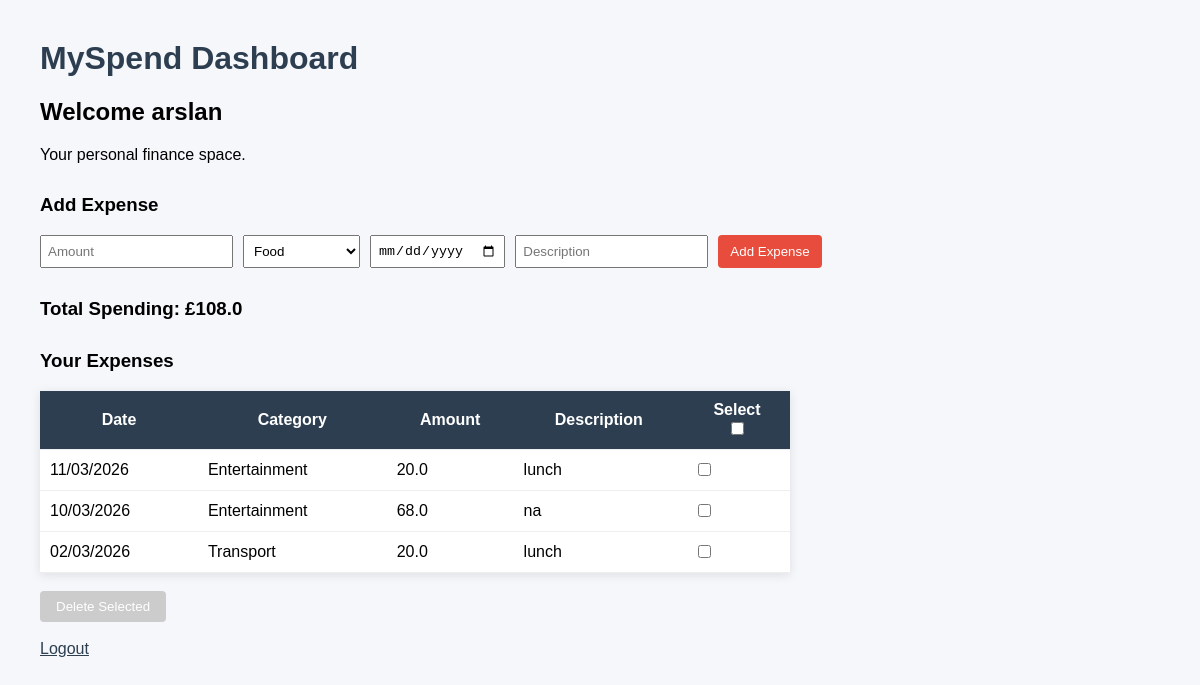
The page /dashboard (signed in) on the database as committed earlier.
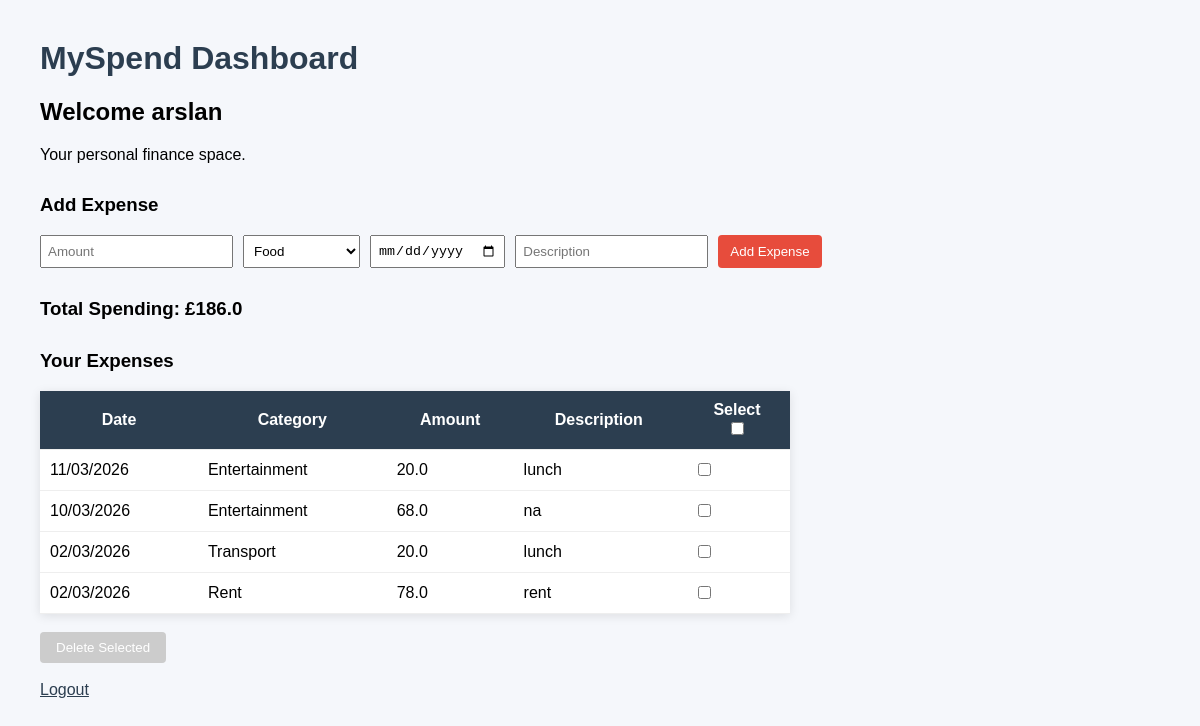
The same page on the database as committed later.
### tables this page shows
CREATE TABLE users (
        user_id INTEGER PRIMARY KEY AUTOINCREMENT,
        name TEXT NOT NULL,
        email TEXT NOT NULL UNIQUE,
        password_hash TEXT NOT NULL,
        failed_attempts INTEGER DEFAULT 0,
        lockout_until TEXT,
        monthly_budget REAL DEFAULT 0
    );

CREATE TABLE expenses (
        expense_id INTEGER PRIMARY KEY AUTOINCREMENT,
        user_id INTEGER,
        category_id INTEGER,
        date TEXT,
        amount REAL,
        description TEXT,
        FOREIGN KEY (user_id) REFERENCES users(user_id),
        FOREIGN KEY (category_id) REFERENCES categories(category_id)
    );

CREATE TABLE categories (
        category_id INTEGER PRIMARY KEY AUTOINCREMENT,
        name TEXT NOT NULL UNIQUE
    );

### tracker/routes.py (the view)
@main.route("/dashboard")
def dashboard():
    if "user_id" not in session:
        return redirect(url_for("main.login"))
    conn = get_db_connection()
    cursor = conn.cursor()
    user = cursor.execute(
        "SELECT name FROM users WHERE user_id = ?",
        (session["user_id"],)
    ).fetchone()
    expenses = cursor.execute(
        """
        SELECT expenses.expense_id, expenses.date, expenses.amount, expenses.description, categories.name
        FROM expenses
        JOIN categories ON expenses.category_id = categories.category_id
        WHERE expenses.user_id = ?
        ORDER BY expenses.date DESC
        """,
        (session["user_id"],)
    ).fetchall()
    total = cursor.execute(
        "SELECT COALESCE(SUM(amount), 0) FROM expenses WHERE user_id = ?",
        (session["user_id"],)
    ).fetchone()[0]
    if total is None:
        total = 0
    conn.close()
    return render_template("dashboard.html", name=user["name"], expenses=expenses, total=total)

### tracker/models.py (called while the page is built)
def get_db_connection():
    connection = sqlite3.connect("myspend.db")
    connection.row_factory = sqlite3.Row
    connection.execute("PRAGMA foreign_keys = ON")  # Enable foreign key support
    return connection

### tracker/templates/dashboard.html (shortened to what this page needs)
<!DOCTYPE html>
<html lang="en">
    <head>
        <link rel="stylesheet" href="{{ url_for('static', filename='css/style.css') }}">
    </head>
    <body>
        <h1>MySpend Dashboard</h1>
        <h2>Welcome {{ name }}</h2>
        <p>Your personal finance space.</p>
        <h3>Add Expense</h3>
        <form method="POST" action="/add-expense" class="add-expense-form">
            <input
                type="number"
                step="0.01"
                name="amount"
                placeholder="Amount"
                required
            >
            <select name="category_id" required>
                <option value="1">Food</option>
            </select>
            <input type="date" name="date" required>
            <input type="text" name="description" placeholder="Description">
            <button type="submit">
                Add Expense
            </button>
        </form>
        <h3>Total Spending: £{{ total }}</h3>
        <h3>Your Expenses</h3>
        <form method="POST" action="/delete-selected-expenses">
            <table>
                <tr>
                    <th>Date</th>
                    <th>Category</th>
                    <th>Amount</th>
                    <th>Description</th>
                    <th>
                        Select
                        <br>
                        <input type="checkbox" id="select-all">
                    </th>
                </tr>
                {% for expense in expenses %}
                <tr>
                    <td>{{ expense.date[8:10] }}/{{ expense.date[5:7] }}/{{ expense.date[0:4] }}</td>
                    <td>{{ expense.name }}</td>
                    <td>{{ expense.amount }}</td>
                    <td>{{ expense.description }}</td>
                    <td>
                        <input
                            type="checkbox"
                            class="expense-checkbox"
                            name="expense_ids"
                            value="{{ expense.expense_id }}"
                        >
                    </td>
                </tr>
                {% endfor %}
            </table>
            <br>
            <button
                id="delete-button"
                type="submit"
                onclick="return confirm('Are you sure you want to delete the selected expenses?')"
                disabled
            >
                Delete Selected
            </button>
        </form>
        <br>
        <a href="/logout">Logout</a>
    </body>
</html>

### tracker/static/css/style.css (style rules this page uses)
body { font-family: Arial, sans-serif; background-color: #f5f7fb; margin: 40px; }
h1 { color: #2c3e50; }
h3 { margin-top: 30px; }
.add-expense-form { display: flex; gap: 10px; margin-bottom: 25px; }
.add-expense-form input, .add-expense-form select { padding: 6px; }
.add-expense-form button { padding: 6px 12px; }
table { border-collapse: collapse; width: 750px; background: white; box-shadow: 0 2px 10px rgba(0,0,0,0.1); }
th { background-color: #2c3e50; color: white; }
th, td { padding: 10px; border-bottom: 1px solid #eee; }
button { padding: 8px 16px; background: #e74c3c; border: none; color: white; border-radius: 4px; cursor: pointer; }
button:disabled { background: #ccc; cursor: not-allowed; }
a { color: #2c3e50; }

Rows that differ between the two databases and show on the page:
added expenses: date "02", date "03", date "2026", name "Rent", amount "78.0", description "rent"
Other text that changed with them:
{{ total }}: "108.0" → "186.0"
